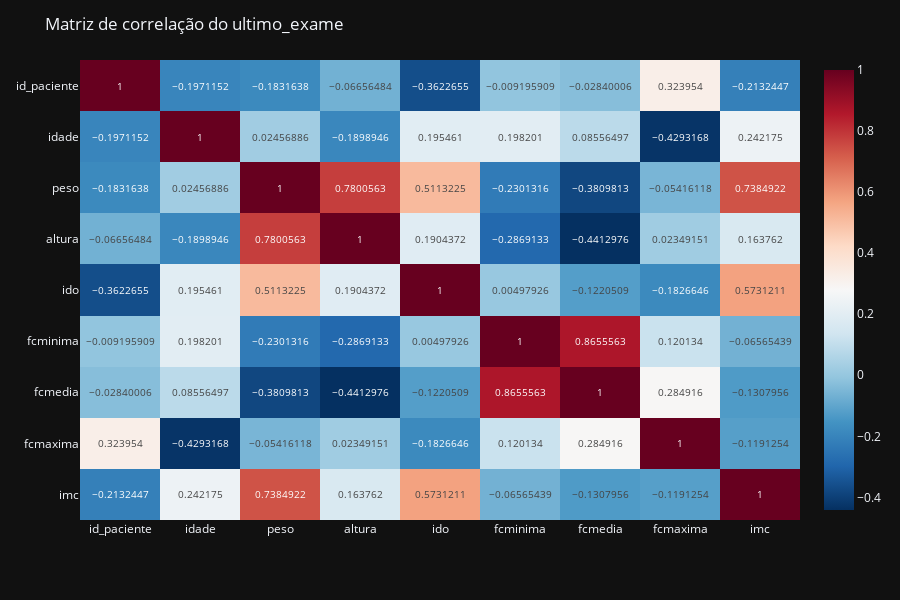

The notebook cell this image was saved under:
### Code cell
pd.options.plotting.backend = "plotly"

corr = df_ultimo_exame.corr(method='pearson')
fig = px.imshow(corr, text_auto=True, color_continuous_scale='RdBu_r', aspect="auto")
fig.update_layout(
    title = "Matriz de correlação do ultimo_exame",
    dragmode = "zoom",
    hovermode = "x",
    barmode = "group",
    height = 600,
    # legend = dict(traceorder="reversed"),
    template = "plotly_dark",
)

fig.show()
fig.write_image("../reports/figures/corr_mat_ultimo_exame.png")

### Figure 1 — Plotly figure (JSON) as saved in the notebook; plotly's stock layout.template omitted (floating-point values rounded to 4 significant figures)
{"data": [{"coloraxis": "coloraxis", "hovertemplate": "x: %{x}<br>y: %{y}<br>color: %{z}<extra></extra>", "name": "0", "texttemplate": "%{z}", "type": "heatmap", "x": ["id_paciente", "idade", "peso", "altura", "ido", "fcminima", "fcmedia", "fcmaxima", "imc"], "xaxis": "x", "y": ["id_paciente", "idade", "peso", "altura", "ido", "fcminima", "fcmedia", "fcmaxima", "imc"], "yaxis": "y", "z": [[1, -0.1971, -0.1832, -0.06656, -0.3623, -0.009196, -0.0284, 0.324, -0.2132], [-0.1971, 1, 0.02457, -0.1899, 0.1955, 0.1982, 0.08556, -0.4293, 0.2422], [-0.1832, 0.02457, 1, 0.7801, 0.5113, -0.2301, -0.381, -0.05416, 0.7385], [-0.06656, -0.1899, 0.7801, 1, 0.1904, -0.2869, -0.4413, 0.02349, 0.1638], [-0.3623, 0.1955, 0.5113, 0.1904, 1, 0.004979, -0.1221, -0.1827, 0.5731], [-0.009196, 0.1982, -0.2301, -0.2869, 0.004979, 1, 0.8656, 0.1201, -0.06565], [-0.0284, 0.08556, -0.381, -0.4413, -0.1221, 0.8656, 1, 0.2849, -0.1308], [0.324, -0.4293, -0.05416, 0.02349, -0.1827, 0.1201, 0.2849, 1, -0.1191], [-0.2132, 0.2422, 0.7385, 0.1638, 0.5731, -0.06565, -0.1308, -0.1191, 1]]}], "layout": {"barmode": "group", "coloraxis": {"colorscale": [[0, "rgb(5,48,97)"], [0.1, "rgb(33,102,172)"], [0.2, "rgb(67,147,195)"], [0.3, "rgb(146,197,222)"], [0.4, "rgb(209,229,240)"], [0.5, "rgb(247,247,247)"], [0.6, "rgb(253,219,199)"], [0.7, "rgb(244,165,130)"], [0.8, "rgb(214,96,77)"], [0.9, "rgb(178,24,43)"], [1, "rgb(103,0,31)"]]}, "dragmode": "zoom", "height": 600, "hovermode": "x", "margin": {"t": 60}, "title": {"text": "Matriz de correlação do ultimo_exame"}, "xaxis": {"anchor": "y", "domain": [0, 1]}, "yaxis": {"anchor": "x", "autorange": "reversed", "domain": [0, 1]}}}
